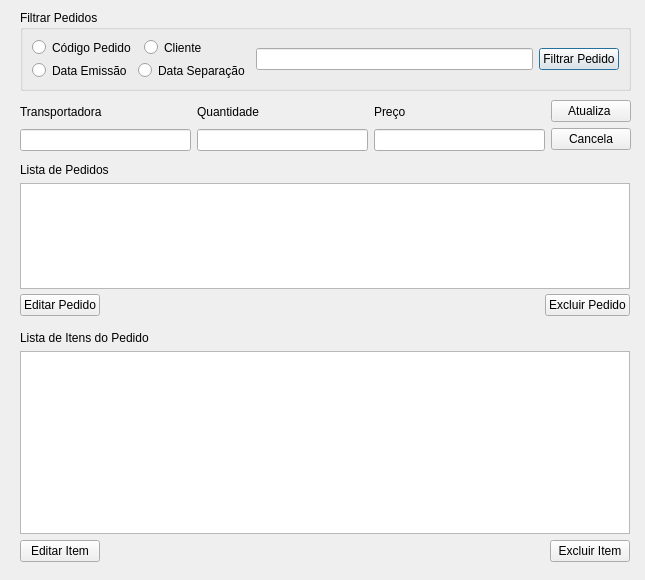
<?xml version="1.0" encoding="UTF-8"?>
<ui version="4.0">
 <class>consulta_de_pedidos</class>
 <widget class="QDialog" name="consulta_de_pedidos">
  <property name="geometry">
   <rect>
    <x>0</x>
    <y>0</y>
    <width>645</width>
    <height>580</height>
   </rect>
  </property>
  <property name="windowTitle">
   <string>Dialog</string>
  </property>
  <widget class="QGroupBox" name="groupBox">
   <property name="geometry">
    <rect>
     <x>20</x>
     <y>10</y>
     <width>611</width>
     <height>81</height>
    </rect>
   </property>
   <property name="title">
    <string>Filtrar Pedidos</string>
   </property>
   <layout class="QHBoxLayout" name="horizontalLayout_3">
    <item>
     <layout class="QHBoxLayout" name="horizontalLayout_4">
      <item>
       <layout class="QVBoxLayout" name="verticalLayout">
        <item>
         <layout class="QHBoxLayout" name="horizontalLayout_2">
          <item>
           <widget class="QRadioButton" name="rb_filtrar_username">
            <property name="text">
             <string>Código Pedido</string>
            </property>
           </widget>
          </item>
          <item>
           <widget class="QRadioButton" name="rb_filtrar_cep">
            <property name="text">
             <string>Cliente</string>
            </property>
           </widget>
          </item>
         </layout>
        </item>
        <item>
         <layout class="QHBoxLayout" name="horizontalLayout">
          <item>
           <widget class="QRadioButton" name="rb_filtrar_nome">
            <property name="text">
             <string>Data Emissão</string>
            </property>
           </widget>
          </item>
          <item>
           <widget class="QRadioButton" name="rb_filtrar_nome_2">
            <property name="text">
             <string>Data Separação</string>
            </property>
           </widget>
          </item>
         </layout>
        </item>
       </layout>
      </item>
      <item>
       <widget class="QLineEdit" name="txt_filtrar_usuario"/>
      </item>
      <item>
       <widget class="QPushButton" name="btn_filtrar_estoque">
        <property name="text">
         <string>Filtrar Pedido</string>
        </property>
       </widget>
      </item>
     </layout>
    </item>
   </layout>
  </widget>
  <widget class="QWidget" name="">
   <property name="geometry">
    <rect>
     <x>20</x>
     <y>290</y>
     <width>610</width>
     <height>30</height>
    </rect>
   </property>
   <layout class="QHBoxLayout" name="horizontalLayout_5">
    <item>
     <widget class="QPushButton" name="pushButton_3">
      <property name="text">
       <string>Editar Pedido</string>
      </property>
     </widget>
    </item>
    <item>
     <spacer name="horizontalSpacer">
      <property name="orientation">
       <enum>Qt::Horizontal</enum>
      </property>
      <property name="sizeHint" stdset="0">
       <size>
        <width>40</width>
        <height>20</height>
       </size>
      </property>
     </spacer>
    </item>
    <item>
     <widget class="QPushButton" name="pushButton_4">
      <property name="text">
       <string>Excluir Pedido</string>
      </property>
     </widget>
    </item>
   </layout>
  </widget>
  <widget class="QWidget" name="">
   <property name="geometry">
    <rect>
     <x>20</x>
     <y>331</y>
     <width>610</width>
     <height>231</height>
    </rect>
   </property>
   <layout class="QVBoxLayout" name="verticalLayout_2">
    <item>
     <widget class="QLabel" name="label_2">
      <property name="text">
       <string>Lista de Itens do Pedido</string>
      </property>
     </widget>
    </item>
    <item>
     <widget class="QTableWidget" name="tableWidget_cons_item_pedido"/>
    </item>
    <item>
     <layout class="QHBoxLayout" name="horizontalLayout_6">
      <item>
       <widget class="QPushButton" name="pushButton">
        <property name="text">
         <string>Editar Item</string>
        </property>
       </widget>
      </item>
      <item>
       <spacer name="horizontalSpacer_2">
        <property name="orientation">
         <enum>Qt::Horizontal</enum>
        </property>
        <property name="sizeHint" stdset="0">
         <size>
          <width>40</width>
          <height>20</height>
         </size>
        </property>
       </spacer>
      </item>
      <item>
       <widget class="QPushButton" name="pushButton_2">
        <property name="text">
         <string>Excluir Item</string>
        </property>
       </widget>
      </item>
     </layout>
    </item>
   </layout>
  </widget>
  <widget class="QWidget" name="">
   <property name="geometry">
    <rect>
     <x>20</x>
     <y>163</y>
     <width>610</width>
     <height>126</height>
    </rect>
   </property>
   <layout class="QVBoxLayout" name="verticalLayout_3">
    <item>
     <widget class="QLabel" name="label">
      <property name="text">
       <string>Lista de Pedidos</string>
      </property>
     </widget>
    </item>
    <item>
     <widget class="QTableWidget" name="tableWidget_cons_pedido"/>
    </item>
   </layout>
  </widget>
  <widget class="QWidget" name="">
   <property name="geometry">
    <rect>
     <x>20</x>
     <y>100</y>
     <width>611</width>
     <height>51</height>
    </rect>
   </property>
   <layout class="QHBoxLayout" name="horizontalLayout_8">
    <item>
     <layout class="QHBoxLayout" name="horizontalLayout_7">
      <item>
       <layout class="QVBoxLayout" name="verticalLayout_6">
        <item>
         <widget class="QLabel" name="label_5">
          <property name="text">
           <string>Transportadora</string>
          </property>
         </widget>
        </item>
        <item>
         <widget class="QLineEdit" name="txt_filtrar_usuario_4"/>
        </item>
       </layout>
      </item>
      <item>
       <layout class="QVBoxLayout" name="verticalLayout_5">
        <item>
         <widget class="QLabel" name="label_3">
          <property name="text">
           <string>Quantidade</string>
          </property>
         </widget>
        </item>
        <item>
         <widget class="QLineEdit" name="txt_filtrar_usuario_2"/>
        </item>
       </layout>
      </item>
      <item>
       <layout class="QVBoxLayout" name="verticalLayout_4">
        <item>
         <widget class="QLabel" name="label_4">
          <property name="text">
           <string>Preço</string>
          </property>
         </widget>
        </item>
        <item>
         <widget class="QLineEdit" name="txt_filtrar_usuario_3"/>
        </item>
       </layout>
      </item>
     </layout>
    </item>
    <item>
     <layout class="QVBoxLayout" name="verticalLayout_7">
      <item>
       <widget class="QPushButton" name="pushButton_5">
        <property name="text">
         <string>Atualiza </string>
        </property>
       </widget>
      </item>
      <item>
       <widget class="QPushButton" name="pushButton_6">
        <property name="text">
         <string>Cancela</string>
        </property>
       </widget>
      </item>
     </layout>
    </item>
   </layout>
  </widget>
 </widget>
 <resources/>
 <connections/>
</ui>
